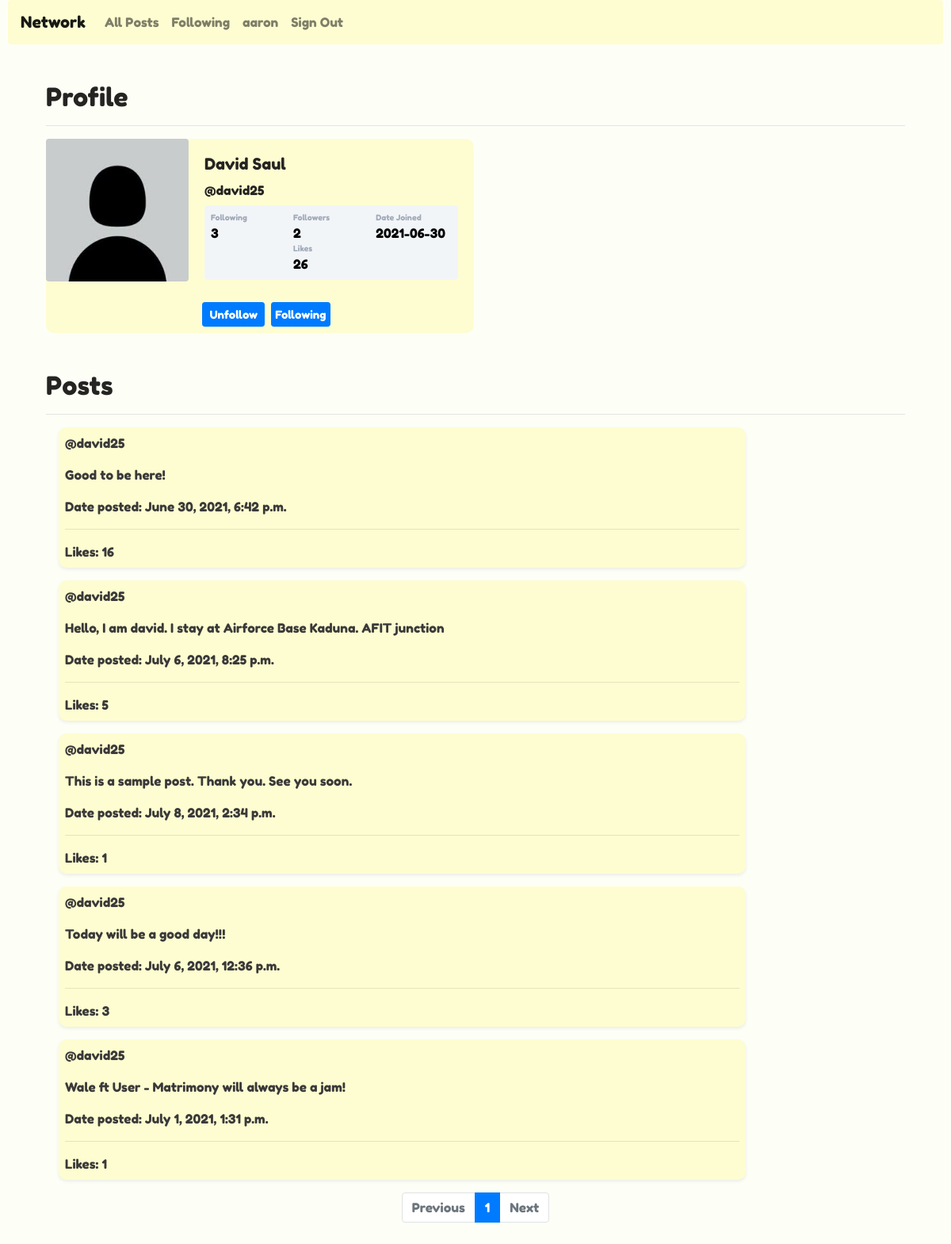
Screenshot of /network/profile/4 (signed in) with the database file from the repository.
### network/models.py (models this page shows, shortened)
class User(AbstractUser):
    pass

class Post(models.Model):
    user = models.ForeignKey(User,on_delete=models.CASCADE,null=False,blank=True)
    post = models.TextField(default="")
    time = models.DateTimeField(auto_now_add=True)
    likers = models.ForeignKey(User,on_delete=models.CASCADE,null=True,blank=True, related_name="likers")
    likes = models.IntegerField(default=0)
    slug = models.SlugField(unique=True, default=uuid.uuid1)
    objects = models.Manager()
    custom = PostManager()

### network/views.py (the view, shortened to what this page needs)
# urls.py: path("network/profile/<int:user_id>", views.profile, name="profile"),
@login_required
@require_http_methods(["GET"])
def profile(request, user_id):
    user_posts = Post.objects.filter(user=user_id).order_by('post')
    totalLikes = []
    for post in user_posts:
        totalLikes.append(post.likes)
    likes = sum(totalLikes)
    userdata = User.objects.get(pk=user_id)
    logged_in_user = str(request.user)
    logged_in_user_obj = User.objects.get(username=request.user)
    date_joined = userdata.date_joined
    dateJoined = str(date_joined)[:10]
    following = Follow.objects.filter(following_id=user_id)
    followers = Follow.objects.filter(follower_id=user_id)
    paginator = Paginator(user_posts, 5)
    page_number = request.GET.get('page')
    page_obj = paginator.get_page(page_number)
    is_following = check_logged_in_user_following(followers, logged_in_user)
    if is_following:
        is_followed = True
        return render(request, "network/profile.html", {
            'posts': page_obj, 'userdata': userdata, 'current_user': logged_in_user, 'date':dateJoined,
            'following': following.count(), 'followers': followers.count(),
             'current_user_id': logged_in_user_obj.id, 'followers_item': followers, 'messages': is_followed,
             'likes': likes
            })

### helper_functions.py (called while the page is built)
def check_logged_in_user_following (model, user):
    model_to_list = list(model)
    list_of_usernames = [str(each_user) for each_user in model_to_list]
    return user in list_of_usernames

### network/models.py (called while the page is built)
    def __str__(self):
	    return f"{self.following}"

### network/templates/network/profile.html (shortened to what this page needs)
{% extends "network/layout.html" %}
{% block body %}
<div id="profile_view" class="m-5 ml-3 mb-5">
    <h2>Profile</h2><hr>
<div class="card mb-3" style="max-width: 540px; background-color:#fefdd1;">
  <div class="row no-gutters">
    <div class="col-md-4">
      <img class="rounded card-img" width="155" alt="...">
    </div>
    <div class="col-md-8">
      <div class="card-body ">
        <h5 class="card-title">{{userdata.first_name}} {{userdata.last_name}}</h5>
        <h6 class="mb-0 mt-0">@{{userdata.username}}</h6>
        <div class="p-2 mt-2 d-flex justify-content-between rounded text-white stats">
                    <div class="d-flex flex-column mr-2"> <span class="following">Following</span> <span class="number1">{{following}}</span> </div>
                    <div class="d-flex flex-column mr-2"> <span class="followers">Followers</span> <span class="number2">{{followers}}</span>  <span class="rating">Likes</span> <span class="number1">{{likes}}</span></div>
                    <div class="d-flex flex-column mr-2"> <span class="rating">Date Joined</span> <span class="number3">{{date}}</span> </div>
        </div>
      </div>
    </div>
  </div>
  {% if userdata.username != current_user %}
                <div class="d-flex justify-content-center ml-3 mb-2">
                        {% if messages %}
                        <form class="mt-2 d-inline button mr-2" action="{% url 'unfollow' userdata.id %}" method="POST">
                        <input class="btn btn-sm btn-primary w-100" value="Unfollow" type="submit" />
                        </form>
                        <button class="btn btn-sm btn-primary button d-inline p-1 mt-2 w-30"> Following </button>
                        {% else %}
                        <form class="mt-2 d-inline button" action="{% url 'follow' userdata.id %}" method="POST">
                        {% csrf_token %}
                            <input class="btn btn-sm btn-primary w-100" value="Follow" type="submit" />
                            <input type="hidden" name={{userdata.username}} />
                        </form>
                        {% endif %}
                </div>
                {% endif %}
</div>
 <h2 class="mt-5">Posts</h2><hr>
 <div id="profile_posts">
    {% for post in posts %}
    <div style="background-color:#fefdd1;" class="card m-3 p-2 shadow-sm">
      <div class="d-flex justify-content-between">
       <span> @{{post.user.username }} </span>
      </div>
        <div class="mt-3 mb-3">{{post.post}}</div>
        Date posted: {{post.time}}<hr>
        Likes: {{post.likes}}
    </div>
    {% empty %}
    <div><h5> Sorry, no posts for this user yet :)</h5></div>
    {% endfor %}
    <nav aria-label="Page navigation example">
      <ul class="pagination justify-content-center">
        {% if posts.has_previous %}
          <li class="page-item">
            <a class="page-link" href="?page={{ posts.previous_page_number }}">Previous</a>
          </li>
        {% else %}
          <li class="page-item disabled">
            <a class="page-link" href="#" tabindex="-1" aria-disabled="true">Previous</a>
          </li>
        {% endif %}
        {% for i in posts.paginator.page_range %}
          {% if posts.number == i %}
            <li class="page-item active" aria-current="page">
              <span class="page-link">
                {{ i }}
              </span>
            </li>
          {% else %}
            <li class="page-item"><a class="page-link" href="?page={{ i }}">{{ i }}</a></li>
          {% endif %}
        {% endfor %}
        {% if posts.has_next %}
          <li class="page-item">
            <a class="page-link" href="?page={{ posts.next_page_number }}">Next</a>
          </li>
        {% else %}
          <li class="page-item disabled">
            <a class="page-link" href="#" tabindex="-1" aria-disabled="true">Next</a>
          </li>
        {% endif %}
      </ul>
    </nav>
 </div>
</div>
{% endblock %}

### network/templates/network/layout.html (shortened to what this page needs)
{% load static %}
<!DOCTYPE html>
<html lang="en">
    <head>
        <link rel="stylesheet" href="https://stackpath.bootstrapcdn.com/bootstrap/4.1.3/css/bootstrap.min.css">
        <link href="{% static 'network/styles.css' %}" rel="stylesheet">
    </head>
    <body style="padding:0px 10px;">
        <nav class="navbar navbar-expand-lg navbar-light rounded" style="background-color: #fefdd1;">
            <a class="navbar-brand" href="{% url 'index' %}">Network</a>
            <div class="d-flex flex-end collapse navbar-collapse" id="navbarSupportedContent">
              <ul class="navbar-nav mr-auto">
                <li class="nav-item">
                  <a id='allPosts' class="nav-link" href="{% url 'index' %}">All Posts</a>
                </li>
                {% if user.is_authenticated %}
                    <li class="nav-item">
                        <a id="following" class="nav-link" href="{% url 'following' %}">Following</a>
                    </li>
                     {% if user.is_authenticated %}
                    <li class="nav-item">
                        <a id="profile" class="nav-link" href="{% url 'profile' user.id %}"><strong>{{ user.username }}</strong></a>
                    </li>
                {% endif %}
                    <li class="nav-item">
                        <a class="nav-link" href="{% url 'logout' %}">Sign Out</a>
                    </li>
                {% endif %}
              </ul>
            </div>
          </nav>
        <div class="body">
            {% block body %}
            {% endblock %}
        </div>
</body>
</html>

### network/static/network/styles.css (style rules this page uses)
body { background-color: #fdfff7; border-radius: 10px; font-family: 'Fredoka One', cursive; font-weight: 200; color: rgb(58, 57, 57); }
h1, h2, h3, h4, h5, h6 { color: #252422; }
.card { width: 80%; border: none; border-radius: 10px; background-color: #fff }
.stats { background: #f2f5f8 !important; color: #000 !important }
.following { font-size: 10px; color: #a1aab9 }
.number1 { font-weight: 500 }
.followers { font-size: 10px; color: #a1aab9 }
.number2 { font-weight: 500 }
.rating { font-size: 10px; color: #a1aab9 }
.number3 { font-weight: 500 }

### rows the page displays
User: username "aaron"
User: first_name "David", last_name "Saul", username "david25"
Post: user.username "david25", post "Good to be here!", time "June 30, 2021, 6:42 p.m.", likes "16"
Post: user.username "david25", post "Hello, I am david. I stay at Airforce Base Kaduna. AFIT junction", time "July 6, 2021, 8:25 p.m.", likes "5"
Post: user.username "david25", post "This is a sample post. Thank you. See you soon.", time "July 8, 2021, 2:34 p.m.", likes "1"
Post: user.username "david25", post "Today will be a good day!!!", time "July 6, 2021, 12:36 p.m.", likes "3"
Post: user.username "david25", post "Wale ft User - Matrimony will always be a jam!", time "July 1, 2021, 1:31 p.m.", likes "1"

### other values shown
{{ following }} "3"
{{ followers }} "2"
{{ likes }} "26"
{{ date }} "2021-06-30"
{{ i }} "1"
